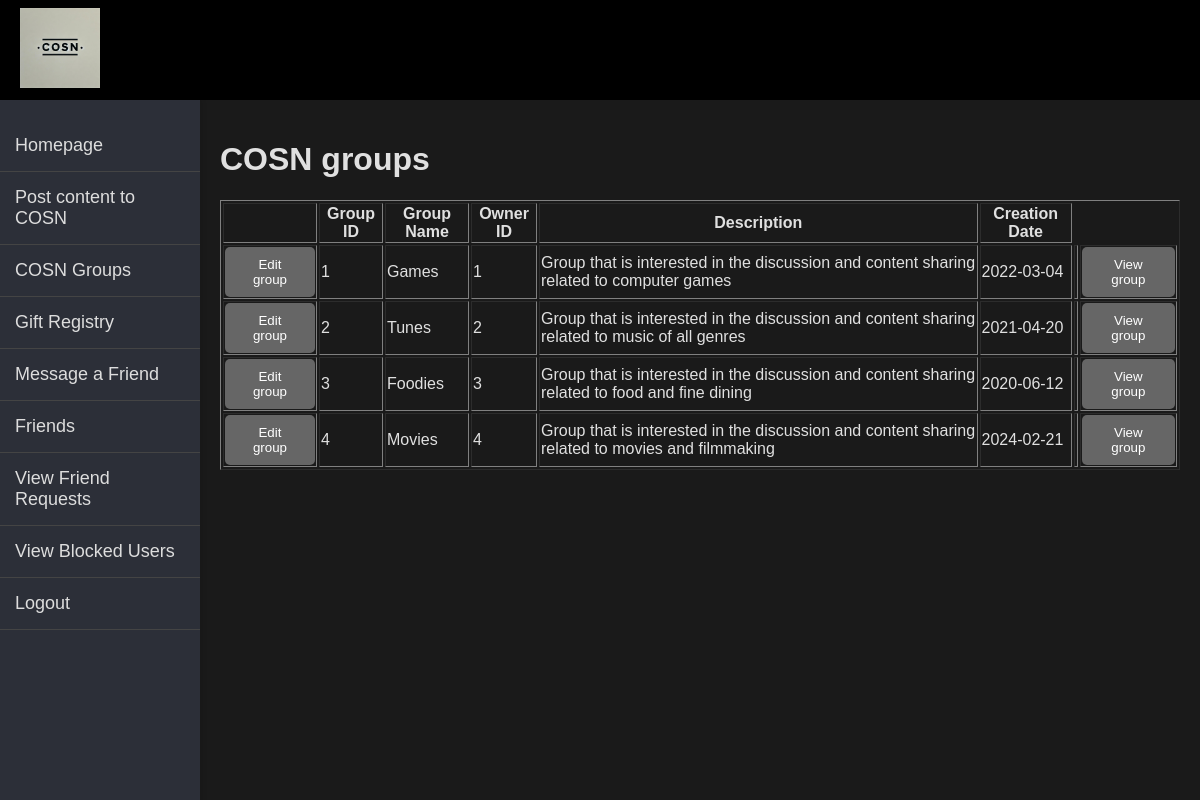
/App/COSN_groups.php (signed in), run on the app's committed database.
### App/COSN_groups.php (the view, shortened to what this page needs)
<?php
include("header.php");
include('sidebar.php');
$logged_in_member_id = $_SESSION['member_id'];
$dbServername = "localhost";
$dbUsername = "root";
$dbPassword = "";
$dbName = "cosn";
$conn = new mysqli($dbServername, $dbUsername, $dbPassword, $dbName);
$sql = "SELECT
    group_id, group_name, owner_id, description, creation_date,
    CASE WHEN (owner_id = ?) || (1=?) THEN 'admin' ELSE 'member' END AS group_role
    FROM groups
    where group_deleted_flag = false";
$stmt = $conn->prepare($sql);
$stmt->bind_param("ii", $logged_in_member_id, $logged_in_member_id);
$stmt->execute();
$result = $stmt->get_result();
?>
<!DOCTYPE html>
<html lang="en">
<link rel="stylesheet" type = "text/css" href="./css/COSN_groups.css" />
<head>
</head>
<!DOCTYPE html>
<html lang="en">
<head>
</head>
<body>
  <div class="main-content">
    <h1>COSN groups</h1>
    <table border="1">
        <tr>
            <th></th>
            <th>Group ID</th>
            <th>Group Name</th>
            <th>Owner ID</th>
            <th>Description</th>
            <th>Creation Date</th>
        </tr>
        <?php
        if ($result->num_rows > 0) {
            while($row = $result->fetch_assoc()) {
                $isAdmin = ($row['group_role'] === 'admin') ? 'admin-only' : 'hidden';
                echo "<tr>";
                echo "<td><a href='edit_COSN_group.php?group_id=" . $row['group_id'] . "'><button class='" . $isAdmin . "'>Edit group </button></a></td>";
                echo "<td>" . $row['group_id'] . "</td>";
                echo "<td>" . $row['group_name'] . "</td>";
                echo "<td>" . $row['owner_id'] . "</td>";
                echo "<td>" . $row['description'] . "</td>";
                echo "<td>" . $row['creation_date'] . "</td>";
                echo "<td>";
                echo "<td><a href='view_COSN_group.php?group_id=" . $row['group_id'] . "'><button>View group</button></a></td>";
                echo "</td>";
                echo "</tr>";
            }
        } else {
            echo "<tr><td colspan='4'>No groups found</td></tr>";
        }
        ?>
    </table>
    <br>
        <br>
        <br>
    </div>
</body>
</html>

### App/header.php (shortened to what this page needs)
<!DOCTYPE html>
<html lang="en">
<head>
    <link rel="stylesheet" type = "text/css" href="./css/header.css">
</head>
<body>
<div class="topnav">
    <a href="index.php"><img src="./logos/cosn_logo.jpg" alt="Logo" style="height: 80px; width: auto;"></a>
</div>
</body>
</html>

### App/sidebar.php (shortened to what this page needs)
<!DOCTYPE html>
<html lang="en">
<head>
    <link rel="stylesheet" type = "text/css" href="./css/sidebar.css">
</head>
<body>
<div class="sidebar">
    <div class="sidebar-menu">
        <a href="homepage.php" class="menu-item">Homepage</a>
        <a href="create_content_and_set_permissions.php" class="menu-item">Post content to COSN</a>
        <a href="COSN_groups.php" class="menu-item">COSN Groups </a>
        <a href="gift_registry.php" class="menu-item">Gift Registry</a>
        <a href="chatbox.php" class="menu-item">Message a Friend </a>
        <a href="view_Friend_Requests.php" class="menu-item">Friends </a>
        <a href="view_Friend_Requests.php" class="menu-item">View Friend Requests </a>
        <a href="view_Blocked_Users.php" class="menu-item">View Blocked Users </a>
        <a href="index.php" class="menu-item">Logout </a>
    </div>
</div>
</body>
</html>

### App/css/header.css (style rules this page uses)
body { background-color: #f5f5f5; }
.topnav { background-color: #000000; height: 100px; display: flex; align-items: center; padding: 0 20px; z-index: 1000; }

### App/css/sidebar.css (style rules this page uses)
body { margin: 0; font-family: Arial, sans-serif; }
.sidebar { height: 100%; width: 200px; position: fixed; top: 100px; left: 0; background-color: #2c2f38; color: white; padding-top: 20px; box-shadow: 2px 0 5px rgba(0, 0, 0, 0.1); z-index: 999; }
.sidebar-menu { list-style-type: none; padding: 0; }
.menu-item { display: block; padding: 15px; color: #ddd; text-decoration: none; font-size: 18px; border-bottom: 1px solid #444; transition: background-color 0.3s; }

### App/css/COSN_groups.css (style rules this page uses)
body { background-color: #1a1a1a; color: #e0e0e0; font-family: Arial, sans-serif; transition: background-color 0.3s, color 0.3s; }
button { padding: 10px 20px; border: none; background-color: #666; color: #ffffff; border-radius: 5px; cursor: pointer; }
.main-content { margin-left: 200px; padding: 20px; }
button.admin-only { display: inline-block; }

### data on the page
groups: group_id "1", group_name "Games", owner "1", description "Group that is interested in the discussion and content sharing related to computer games", creation_date "2022-03-04"
groups: group_id "2", group_name "Tunes", owner "2", description "Group that is interested in the discussion and content sharing related to music of all genres", creation_date "2021-04-20"
groups: group_id "3", group_name "Foodies", owner "3", description "Group that is interested in the discussion and content sharing related to food and fine dining", creation_date "2020-06-12"
groups: group_id "4", group_name "Movies", owner "4", description "Group that is interested in the discussion and content sharing related to movies and filmmaking", creation_date "2024-02-21"
